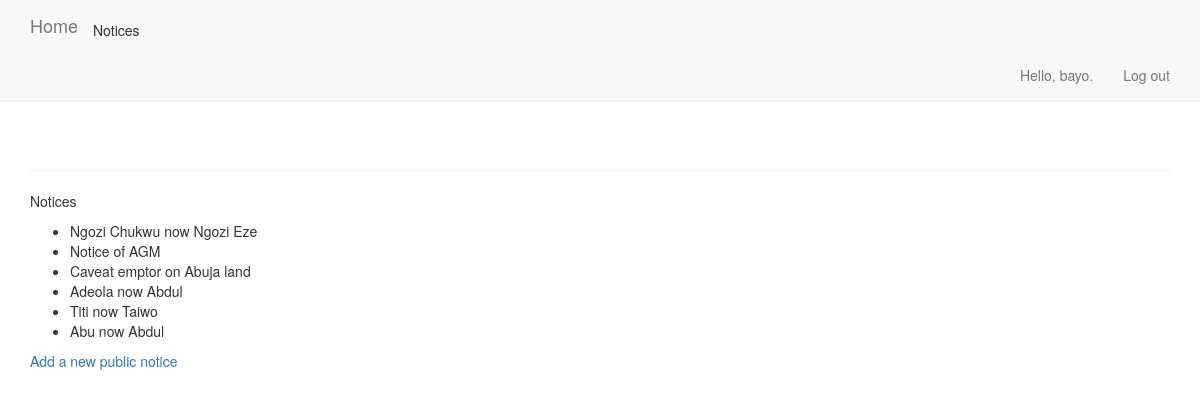
The page /publicnotices/ (signed in) on the database its author committed.
### publicnotices/models.py (models this page shows)
class PublicNotice(models.Model):
    title = models.CharField(max_length = 255)
    body = models.TextField(max_length = 2000)
    posted_by = models.CharField(max_length=125)
    date_posted = models.DateTimeField(auto_now_add = True)
    category = models.CharField(max_length = 125)
    advertiser = models.ForeignKey('Advertiser', on_delete=models.SET_NULL, null=True)
    medium = models.ForeignKey('Medium', on_delete=models.SET_NULL, null=True)
    owner = models.ForeignKey(User, on_delete=models.CASCADE, null = True)
    def __str__(self):
        return self.title

### publicnotices/views.py (the view)
# urls.py: url(r'', include('publicnotices.urls', namespace='publicnotices'))
@login_required
def publicnotices(request):
	publicnotices = PublicNotice.objects.order_by('date_posted')
	context = {'publicnotices': publicnotices}
	return render(request, 'publicnotices/publicnotices.html', context)

### publicnotices/templates/publicnotices/publicnotices.html
{% extends "publicnotices/base.html" %}
{% block content %}
	<p>Notices</p>
	<ul>
		{% for publicnotice in publicnotices %}
			<li>{{ publicnotice }}</li>
		{% empty %}
			<li>No notices have been added yet.</li>
		{% endfor %}
	</ul>
	<a href="{% url 'publicnotices:new_publicnotice' %}">Add a new public notice</a>
{% endblock content %}

### publicnotices/templates/publicnotices/base.html (shortened to what this page needs)
{% load bootstrap3 %}
<!DOCTYPE html>
<html lang="en">
<head>
	{% bootstrap_css %}
</head>
<body>
	<nav class="navbar navbar-default navbar-static-top">
		<div class="container">
			<div class="navbar-header">
				<a class="navbar-brand" href="{% url 'publicnotices:index' %}">Home</a>
			</div>
			<div id="navbar" class="navbar-collapse collapse">
				<ul class="nav nabbar-nav">
					<li><a href="{% url 'publicnotices:publicnotices' %}"></a>Notices</li>
				</ul>
				<ul class="nav navbar-nav navbar-right">
					{% if user.is_authenticated %}
						<li><a>Hello, {{ user.username }}.</a></li>
						<li><a href="{% url 'users:logout' %}">Log out</a></li>
					{% else %}
						<li><a href="{% url 'users:register' %}">Register</a></li>
						<li><a href="{% url 'users:login' %}">Log in</a></li>
					{% endif %}
				</ul>
			</div>
		</div>
	</nav>
	<div class="container">
		<div class="page-header">
		</div>
		<div>
			{% block content %}{% endblock content %}
		</div>
	</div>
</body>
</html>

### rows shown on the page
PublicNotice: title "Ngozi Chukwu now Ngozi Eze"
PublicNotice: title "Notice of AGM"
PublicNotice: title "Caveat emptor on Abuja land"
PublicNotice: title "Adeola now Abdul"
PublicNotice: title "Titi now Taiwo"
PublicNotice: title "Abu now Abdul"

### other values the page prints
{{ user.username }} "bayo"
